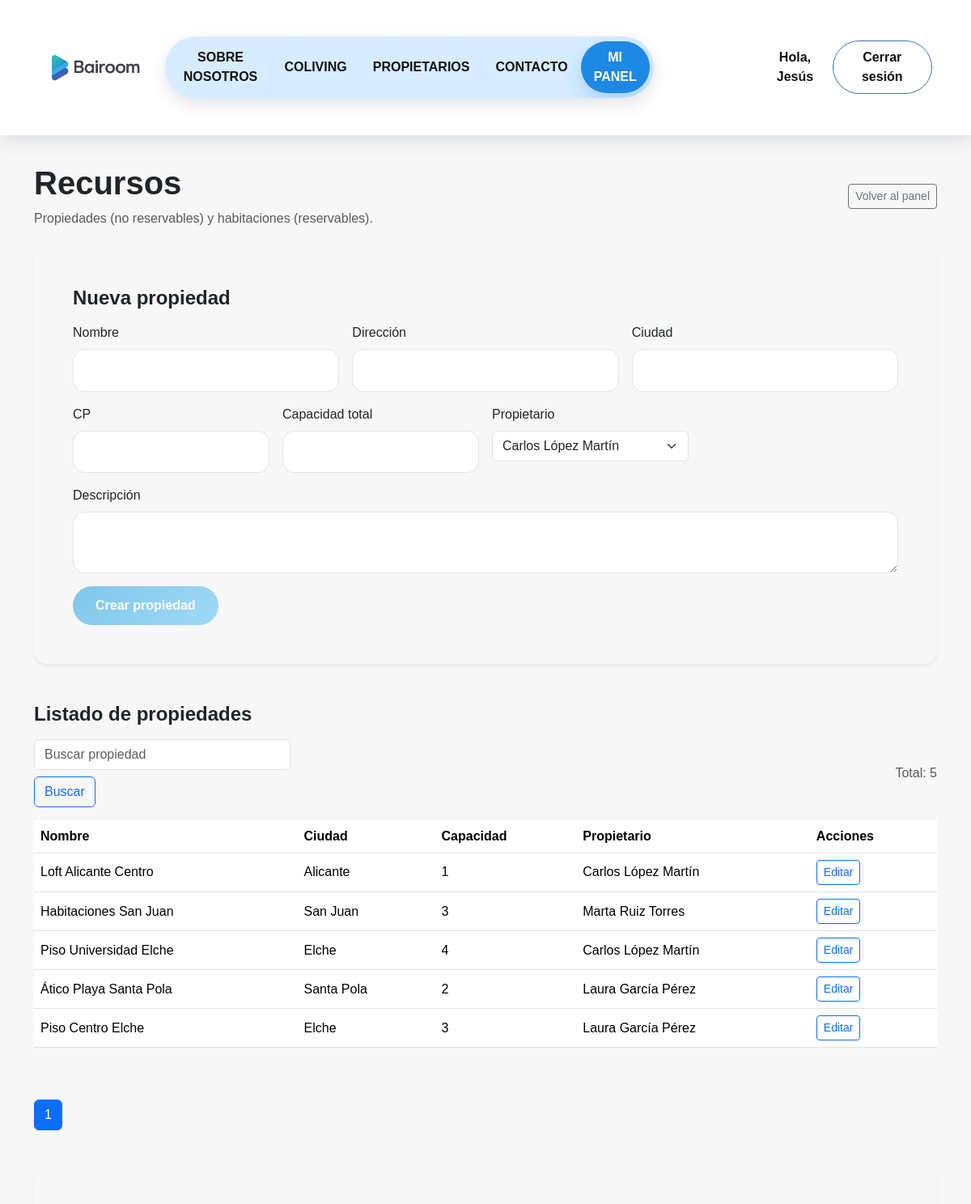
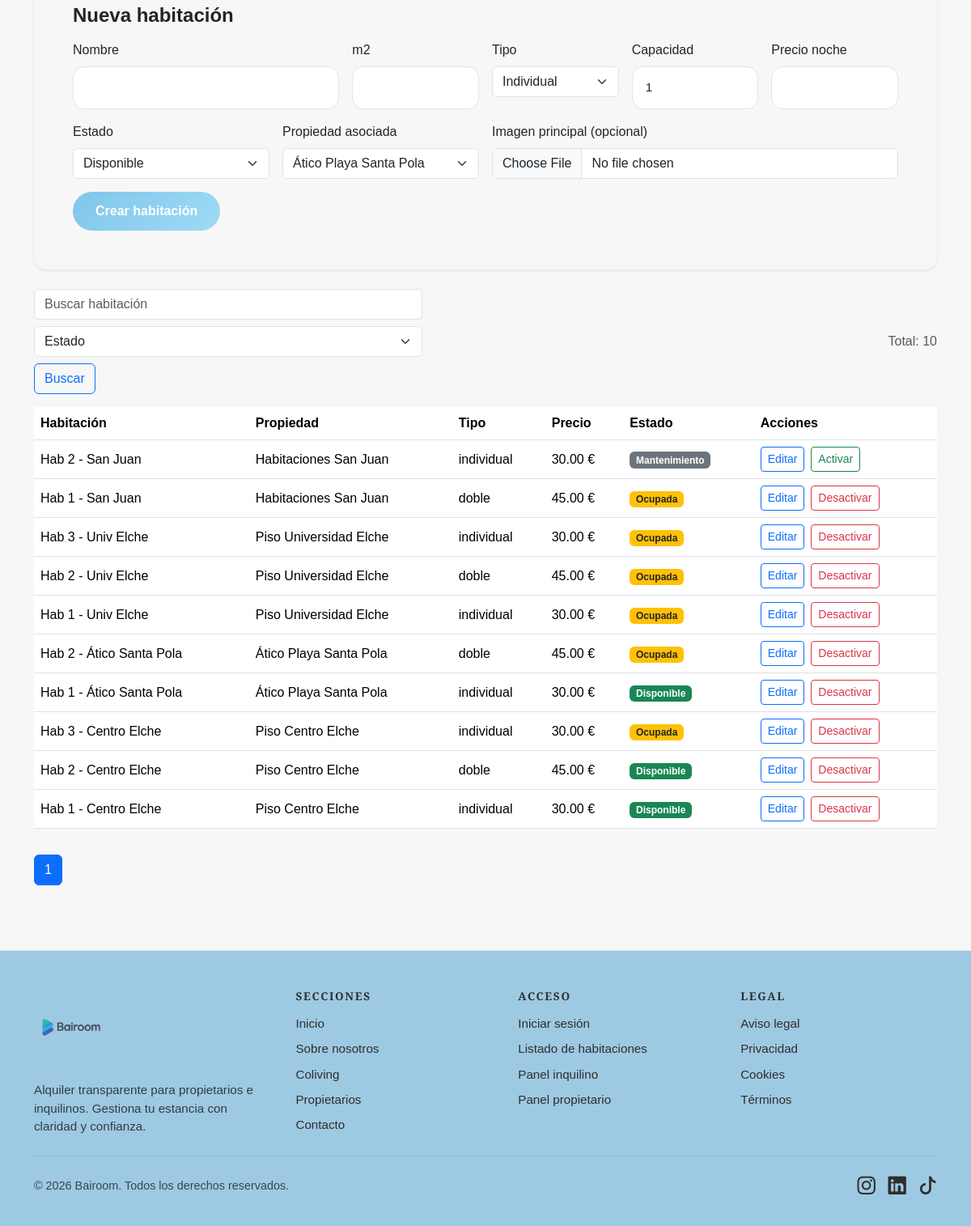
The page /admin-recursos.php (signed in) on the database its author committed (2 pictures, top to bottom).
### tables this page shows
CREATE TABLE propiedad (
  id_propiedad INT AUTO_INCREMENT PRIMARY KEY,
  nombre VARCHAR(100) NOT NULL,
  direccion VARCHAR(150) NOT NULL,
  ciudad VARCHAR(80) NOT NULL,
  cp VARCHAR(10),
  descripcion TEXT,
  capacidad_total INT NOT NULL,
  id_propietario INT NOT NULL,
  CONSTRAINT fk_propiedad_propietario
    FOREIGN KEY (id_propietario) REFERENCES usuario(id_usuario)
      ON UPDATE CASCADE
      ON DELETE RESTRICT
);

CREATE TABLE habitacion (
  id_habitacion INT AUTO_INCREMENT PRIMARY KEY,
  nombre VARCHAR(80) NOT NULL,
  m2 DECIMAL(5,2),
  tipo VARCHAR(30) NOT NULL DEFAULT 'individual',
  capacidad INT NOT NULL,
  precio_noche DECIMAL(8,2) NOT NULL,
  estado ENUM('disponible','ocupada','mantenimiento') DEFAULT 'disponible',
  id_propiedad INT NOT NULL,
  CONSTRAINT fk_habitacion_propiedad
    FOREIGN KEY (id_propiedad) REFERENCES propiedad(id_propiedad)
      ON UPDATE CASCADE
      ON DELETE RESTRICT
);

### admin-recursos.php (the view, shortened to what this page needs)
<?php
$pdo = bairoom_db();
$owners = $pdo->query('
  SELECT u.id_usuario, CONCAT(u.nombre, " ", u.apellidos) AS nombre
  FROM usuario u
  JOIN rol r ON r.id_rol = u.id_rol
  WHERE r.nombre = "Propietario"
  ORDER BY u.nombre
')->fetchAll();
$qprop = trim($_GET['qprop'] ?? '');
$estadoProp = trim($_GET['estadoprop'] ?? '');
$sortProp = $_GET['sortprop'] ?? 'id_propiedad';
$dirProp = strtolower($_GET['dirprop'] ?? 'desc') === 'asc' ? 'asc' : 'desc';
$pageProp = max(1, (int) ($_GET['pageprop'] ?? 1));
$perPage = 10;
$offsetProp = ($pageProp - 1) * $perPage;
$propWhere = [];
$propParams = [];
$propWhere = $propWhere ? ('WHERE ' . implode(' AND ', $propWhere)) : '';
$propSortMap = [
  'nombre' => 'p.nombre',
  'ciudad' => 'p.ciudad',
  'capacidad' => 'p.capacidad_total',
  'propietario' => 'u.nombre',
  'id' => 'p.id_propiedad',
];
$propSortSql = $propSortMap[$sortProp] ?? $propSortMap['id'];
$stmt = $pdo->prepare("
  SELECT COUNT(*) FROM propiedad p
  $propWhere
");
$stmt->execute($propParams);
$totalProps = (int) $stmt->fetchColumn();
$totalPropPages = max(1, (int) ceil($totalProps / $perPage));
$stmt = $pdo->prepare("
  SELECT p.*, CONCAT(u.nombre, ' ', u.apellidos) AS propietario
  FROM propiedad p
  JOIN usuario u ON u.id_usuario = p.id_propietario
  $propWhere
  ORDER BY $propSortSql $dirProp
  LIMIT $perPage OFFSET $offsetProp
");
$stmt->execute($propParams);
$propiedades = $stmt->fetchAll();
$stmt = $pdo->query('SELECT id_propiedad, nombre FROM propiedad ORDER BY nombre');
$allPropiedades = $stmt->fetchAll();
$hasProps = count($allPropiedades) > 0;
$disableHabForm = $hasProps ? '' : 'disabled';
$qhab = trim($_GET['qhab'] ?? '');
$estadoHab = trim($_GET['estadohab'] ?? '');
$sortHab = $_GET['sorthab'] ?? 'id_habitacion';
$dirHab = strtolower($_GET['dirhab'] ?? 'desc') === 'asc' ? 'asc' : 'desc';
$pageHab = max(1, (int) ($_GET['pagehab'] ?? 1));
$offsetHab = ($pageHab - 1) * $perPage;
$habWhere = [];
$habParams = [];
$habWhere = $habWhere ? ('WHERE ' . implode(' AND ', $habWhere)) : '';
$habSortMap = [
  'nombre' => 'h.nombre',
  'propiedad' => 'p.nombre',
  'tipo' => 'h.tipo',
  'precio' => 'h.precio_noche',
  'estado' => 'h.estado',
  'id' => 'h.id_habitacion',
];
$habSortSql = $habSortMap[$sortHab] ?? $habSortMap['id'];
$stmt = $pdo->prepare("
  SELECT COUNT(*) FROM habitacion h
  JOIN propiedad p ON p.id_propiedad = h.id_propiedad
  $habWhere
");
$stmt->execute($habParams);
$totalHabs = (int) $stmt->fetchColumn();
$totalHabPages = max(1, (int) ceil($totalHabs / $perPage));
$stmt = $pdo->prepare("
  SELECT h.*, p.nombre AS propiedad
  FROM habitacion h
  JOIN propiedad p ON p.id_propiedad = h.id_propiedad
  $habWhere
  ORDER BY $habSortSql $dirHab
  LIMIT $perPage OFFSET $offsetHab
");
$stmt->execute($habParams);
$habitaciones = $stmt->fetchAll();
$editProp = null;
$editHab = null;
?>
<!doctype html>
<html lang="es">
  <head>
    <link
      href="https://cdn.jsdelivr.net/npm/bootstrap@5.3.2/dist/css/bootstrap.min.css"
      rel="stylesheet"
    />
    <link
      rel="stylesheet"
      href="https://cdn.jsdelivr.net/npm/bootstrap-icons@1.11.1/font/bootstrap-icons.css"
    />
    <link rel="stylesheet" href="css/styles.css" />
  </head>
  <body class="page-layout owner-panel-body">
    <?php include __DIR__ . '/includes/header-simple.php'; ?>
<main class="container my-5 section-block">
  <div class="d-flex justify-content-between align-items-center mb-4">
    <div>
      <h1 class="fw-bold">Recursos</h1>
      <p class="text-muted mb-0">Propiedades (no reservables) y habitaciones (reservables).</p>
    </div>
    <a href="admin.php" class="btn btn-outline-secondary btn-sm">Volver al panel</a>
  </div>
  <div class="card-bairoom shadow-sm p-4 p-md-5 rounded-4 mb-4">
    <h4 class="fw-bold mb-3"><?php echo $editProp ? 'Editar propiedad' : 'Nueva propiedad'; ?></h4>
    <form method="post" class="row g-3" enctype="multipart/form-data">
      <div class="col-md-4">
        <label class="form-label">Nombre</label>
        <input type="text" class="form-control bairoom-input" name="nombre" value="<?php echo htmlspecialchars($editProp['nombre'] ?? '', ENT_QUOTES, 'UTF-8'); ?>" required />
      </div>
      <div class="col-md-4">
        <label class="form-label">Dirección</label>
        <input type="text" class="form-control bairoom-input" name="direccion" value="<?php echo htmlspecialchars($editProp['direccion'] ?? '', ENT_QUOTES, 'UTF-8'); ?>" required />
      </div>
      <div class="col-md-4">
        <label class="form-label">Ciudad</label>
        <input type="text" class="form-control bairoom-input" name="ciudad" value="<?php echo htmlspecialchars($editProp['ciudad'] ?? '', ENT_QUOTES, 'UTF-8'); ?>" required />
      </div>
      <div class="col-md-3">
        <label class="form-label">CP</label>
        <input type="text" class="form-control bairoom-input" name="cp" value="<?php echo htmlspecialchars($editProp['cp'] ?? '', ENT_QUOTES, 'UTF-8'); ?>" />
      </div>
      <div class="col-md-3">
        <label class="form-label">Capacidad total</label>
        <input type="number" min="1" class="form-control bairoom-input" name="capacidad_total" value="<?php echo htmlspecialchars($editProp['capacidad_total'] ?? '', ENT_QUOTES, 'UTF-8'); ?>" required />
      </div>
      <div class="col-md-3">
        <label class="form-label">Propietario</label>
        <select name="id_propietario" class="form-select">
          <?php foreach ($owners as $owner): ?>
            <option value="<?php echo (int) $owner['id_usuario']; ?>" <?php echo ($editProp && (int) $editProp['id_propietario'] === (int) $owner['id_usuario']) ? 'selected' : ''; ?>>
              <?php echo htmlspecialchars($owner['nombre'], ENT_QUOTES, 'UTF-8'); ?>
            </option>
          <?php endforeach; ?>
        </select>
      </div>
      <div class="col-md-12">
        <label class="form-label">Descripción</label>
        <textarea class="form-control bairoom-input" name="descripcion" rows="2"><?php echo htmlspecialchars($editProp['descripcion'] ?? '', ENT_QUOTES, 'UTF-8'); ?></textarea>
      </div>
      <div class="col-12">
        <button type="submit" class="btn btn-bairoom"><?php echo $editProp ? 'Guardar cambios' : 'Crear propiedad'; ?></button>
      </div>
    </form>
  </div>
  <h4 class="fw-bold mt-5 mb-3">Listado de propiedades</h4>
  <div class="d-flex justify-content-between align-items-center mb-3">
    <form method="get" class="d-flex gap-2 flex-wrap">
      <input type="text" name="qprop" class="form-control" placeholder="Buscar propiedad" value="<?php echo htmlspecialchars($qprop, ENT_QUOTES, 'UTF-8'); ?>" />
      <button type="submit" class="btn btn-outline-primary">Buscar</button>
    </form>
    <div class="text-muted">Total: <?php echo $totalProps; ?></div>
  </div>
  <div class="table-responsive mb-5">
    <table class="table align-middle">
      <thead>
        <tr>
          <th>Nombre</th>
          <th>Ciudad</th>
          <th>Capacidad</th>
          <th>Propietario</th>
          <th>Acciones</th>
        </tr>
      </thead>
      <tbody>
        <?php foreach ($propiedades as $prop): ?>
          <tr>
            <td><?php echo htmlspecialchars($prop['nombre'], ENT_QUOTES, 'UTF-8'); ?></td>
            <td><?php echo htmlspecialchars($prop['ciudad'], ENT_QUOTES, 'UTF-8'); ?></td>
            <td><?php echo (int) $prop['capacidad_total']; ?></td>
            <td><?php echo htmlspecialchars($prop['propietario'], ENT_QUOTES, 'UTF-8'); ?></td>
            <td class="d-flex gap-2">
              <a href="admin-recursos.php?edit_prop=<?php echo (int) $prop['id_propiedad']; ?>" class="btn btn-sm btn-outline-primary">Editar</a>
            </td>
          </tr>
        <?php endforeach; ?>
      </tbody>
    </table>
  </div>
  <nav class="mb-5">
    <ul class="pagination">
      <?php for ($i = 1; $i <= $totalPropPages; $i++): ?>
        <li class="page-item <?php echo $i === $pageProp ? 'active' : ''; ?>">
          <a class="page-link" href="?pageprop=<?php echo $i; ?>&qprop=<?php echo urlencode($qprop); ?>&estadoprop=<?php echo urlencode($estadoProp); ?>&sortprop=<?php echo urlencode($sortProp); ?>&dirprop=<?php echo urlencode($dirProp); ?>"><?php echo $i; ?></a>
        </li>
      <?php endfor; ?>
    </ul>
  </nav>
  <div class="card-bairoom shadow-sm p-4 p-md-5 rounded-4 mb-4">
    <h4 class="fw-bold mb-3"><?php echo $editHab ? 'Editar habitación' : 'Nueva habitación'; ?></h4>
    <form method="post" class="row g-3" enctype="multipart/form-data">
      <div class="col-md-4">
        <label class="form-label">Nombre</label>
        <input type="text" class="form-control bairoom-input" name="nombre" value="<?php echo htmlspecialchars($editHab['nombre'] ?? '', ENT_QUOTES, 'UTF-8'); ?>" required />
      </div>
      <div class="col-md-2">
        <label class="form-label">m2</label>
        <input type="number" step="0.01" class="form-control bairoom-input" name="m2" value="<?php echo htmlspecialchars($editHab['m2'] ?? '', ENT_QUOTES, 'UTF-8'); ?>" />
      </div>
      <div class="col-md-2">
        <label class="form-label">Tipo</label>
        <select name="tipo" class="form-select">
          <?php
          $tipoActual = $editHab['tipo'] ?? 'individual';
          ?>
          <option value="individual" <?php echo $tipoActual === 'individual' ? 'selected' : ''; ?>>Individual</option>
        </select>
      </div>
      <div class="col-md-2">
        <label class="form-label">Capacidad</label>
        <input type="number" min="1" class="form-control bairoom-input" name="capacidad" value="<?php echo (int) ($editHab['capacidad'] ?? 1); ?>" required />
      </div>
      <div class="col-md-2">
        <label class="form-label">Precio noche</label>
        <input type="number" step="0.01" class="form-control bairoom-input" name="precio_noche" value="<?php echo htmlspecialchars($editHab['precio_noche'] ?? '', ENT_QUOTES, 'UTF-8'); ?>" required />
      </div>
      <div class="col-md-3">
        <label class="form-label">Estado</label>
        <select name="estado" class="form-select">
          <?php
          $estadoActual = $editHab['estado'] ?? 'disponible';
          ?>
          <option value="disponible" <?php echo $estadoActual === 'disponible' ? 'selected' : ''; ?>>Disponible</option>
        </select>
      </div>
      <div class="col-md-3">
        <label class="form-label">Propiedad asociada</label>
        <select name="id_propiedad" class="form-select" <?php echo $disableHabForm; ?> required>
          <?php foreach ($allPropiedades as $prop): ?>
            <option value="<?php echo (int) $prop['id_propiedad']; ?>" <?php echo ($editHab && (int) $editHab['id_propiedad'] === (int) $prop['id_propiedad']) ? 'selected' : ''; ?>>
              <?php echo htmlspecialchars($prop['nombre'], ENT_QUOTES, 'UTF-8'); ?>
            </option>
          <?php endforeach; ?>
        </select>
      </div>
      <div class="col-md-6">
        <label class="form-label">Imagen principal (opcional)</label>
        <input type="file" class="form-control" name="imagen" accept="image/*" <?php echo $disableHabForm; ?> />
      </div>
      <div class="col-12">
        <button type="submit" class="btn btn-bairoom" <?php echo $disableHabForm; ?>><?php echo $editHab ? 'Guardar cambios' : 'Crear habitación'; ?></button>
      </div>
    </form>
  </div>
  <div class="d-flex justify-content-between align-items-center mb-3">
    <form method="get" class="d-flex gap-2 flex-wrap">
      <input type="text" name="qhab" class="form-control" placeholder="Buscar habitación" value="<?php echo htmlspecialchars($qhab, ENT_QUOTES, 'UTF-8'); ?>" />
      <select name="estadohab" class="form-select">
        <option value="">Estado</option>
      </select>
      <button type="submit" class="btn btn-outline-primary">Buscar</button>
    </form>
    <div class="text-muted">Total: <?php echo $totalHabs; ?></div>
  </div>
  <div class="table-responsive">
    <table class="table align-middle">
      <thead>
        <tr>
          <th>Habitación</th>
          <th>Propiedad</th>
          <th>Tipo</th>
          <th>Precio</th>
          <th>Estado</th>
          <th>Acciones</th>
        </tr>
      </thead>
      <tbody>
        <?php foreach ($habitaciones as $hab): ?>
          <tr>
            <td><?php echo htmlspecialchars($hab['nombre'], ENT_QUOTES, 'UTF-8'); ?></td>
            <td><?php echo htmlspecialchars($hab['propiedad'], ENT_QUOTES, 'UTF-8'); ?></td>
            <td><?php echo htmlspecialchars($hab['tipo'], ENT_QUOTES, 'UTF-8'); ?></td>
            <td><?php echo number_format((float) $hab['precio_noche'], 2); ?> €</td>
            <td>
              <?php if ($hab['estado'] === 'disponible'): ?>
                <span class="badge bg-success">Disponible</span>
              <?php elseif ($hab['estado'] === 'ocupada'): ?>
                <span class="badge bg-warning text-dark">Ocupada</span>
              <?php else: ?>
                <span class="badge bg-secondary">Mantenimiento</span>
              <?php endif; ?>
            </td>
            <td class="d-flex gap-2">
              <a href="admin-recursos.php?edit_hab=<?php echo (int) $hab['id_habitacion']; ?>" class="btn btn-sm btn-outline-primary">Editar</a>
              <?php if ($hab['estado'] !== 'mantenimiento'): ?>
                <form method="post">
                  <button type="submit" class="btn btn-sm btn-outline-danger">Desactivar</button>
                </form>
              <?php else: ?>
                <form method="post">
                  <button type="submit" class="btn btn-sm btn-outline-success">Activar</button>
                </form>
              <?php endif; ?>
            </td>
          </tr>
        <?php endforeach; ?>
      </tbody>
    </table>
  </div>
  <nav class="mt-3">
    <ul class="pagination">
      <?php for ($i = 1; $i <= $totalHabPages; $i++): ?>
        <li class="page-item <?php echo $i === $pageHab ? 'active' : ''; ?>">
          <a class="page-link" href="?pagehab=<?php echo $i; ?>&qhab=<?php echo urlencode($qhab); ?>&estadohab=<?php echo urlencode($estadoHab); ?>&sorthab=<?php echo urlencode($sortHab); ?>&dirhab=<?php echo urlencode($dirHab); ?>"><?php echo $i; ?></a>
        </li>
      <?php endfor; ?>
    </ul>
  </nav>
</main>
<?php include __DIR__ . '/includes/footer.php'; ?>
  </body>
</html>

### rows shown on the page
propiedad: nombre "Loft Alicante Centro", ciudad "Alicante", capacidad_total "1", propietario "Carlos López Martín"
propiedad: nombre "Habitaciones San Juan", ciudad "San Juan", capacidad_total "3", propietario "Marta Ruiz Torres"
propiedad: nombre "Piso Universidad Elche", ciudad "Elche", capacidad_total "4", propietario "Carlos López Martín"
propiedad: nombre "Ático Playa Santa Pola", ciudad "Santa Pola", capacidad_total "2", propietario "Laura García Pérez"
propiedad: nombre "Piso Centro Elche", ciudad "Elche", capacidad_total "3", propietario "Laura García Pérez"
habitacion: nombre "Hab 2 - San Juan", id_propiedad.nombre "Habitaciones San Juan", tipo "individual", precio_noche "30.00", estado "Mantenimiento"
habitacion: nombre "Hab 1 - San Juan", id_propiedad.nombre "Habitaciones San Juan", tipo "doble", precio_noche "45.00", estado "Ocupada"
habitacion: nombre "Hab 3 - Univ Elche", id_propiedad.nombre "Piso Universidad Elche", tipo "individual", precio_noche "30.00", estado "Ocupada"
habitacion: nombre "Hab 2 - Univ Elche", id_propiedad.nombre "Piso Universidad Elche", tipo "doble", precio_noche "45.00", estado "Ocupada"
habitacion: nombre "Hab 1 - Univ Elche", id_propiedad.nombre "Piso Universidad Elche", tipo "individual", precio_noche "30.00", estado "Ocupada"
habitacion: nombre "Hab 2 - Ático Santa Pola", id_propiedad.nombre "Ático Playa Santa Pola", tipo "doble", precio_noche "45.00", estado "Ocupada"
habitacion: nombre "Hab 1 - Ático Santa Pola", id_propiedad.nombre "Ático Playa Santa Pola", tipo "individual", precio_noche "30.00", estado "Disponible"
habitacion: nombre "Hab 3 - Centro Elche", id_propiedad.nombre "Piso Centro Elche", tipo "individual", precio_noche "30.00", estado "Ocupada"
habitacion: nombre "Hab 2 - Centro Elche", id_propiedad.nombre "Piso Centro Elche", tipo "doble", precio_noche "45.00", estado "Disponible"
habitacion: nombre "Hab 1 - Centro Elche", id_propiedad.nombre "Piso Centro Elche", tipo "individual", precio_noche "30.00", estado "Disponible"

### other values the page prints
$user['nombre'] "Jesús"
$totalProps "5"
$totalHabs "10"
form field id_propietario "Carlos López Martín"
form field id_propiedad "Ático Playa Santa Pola"
